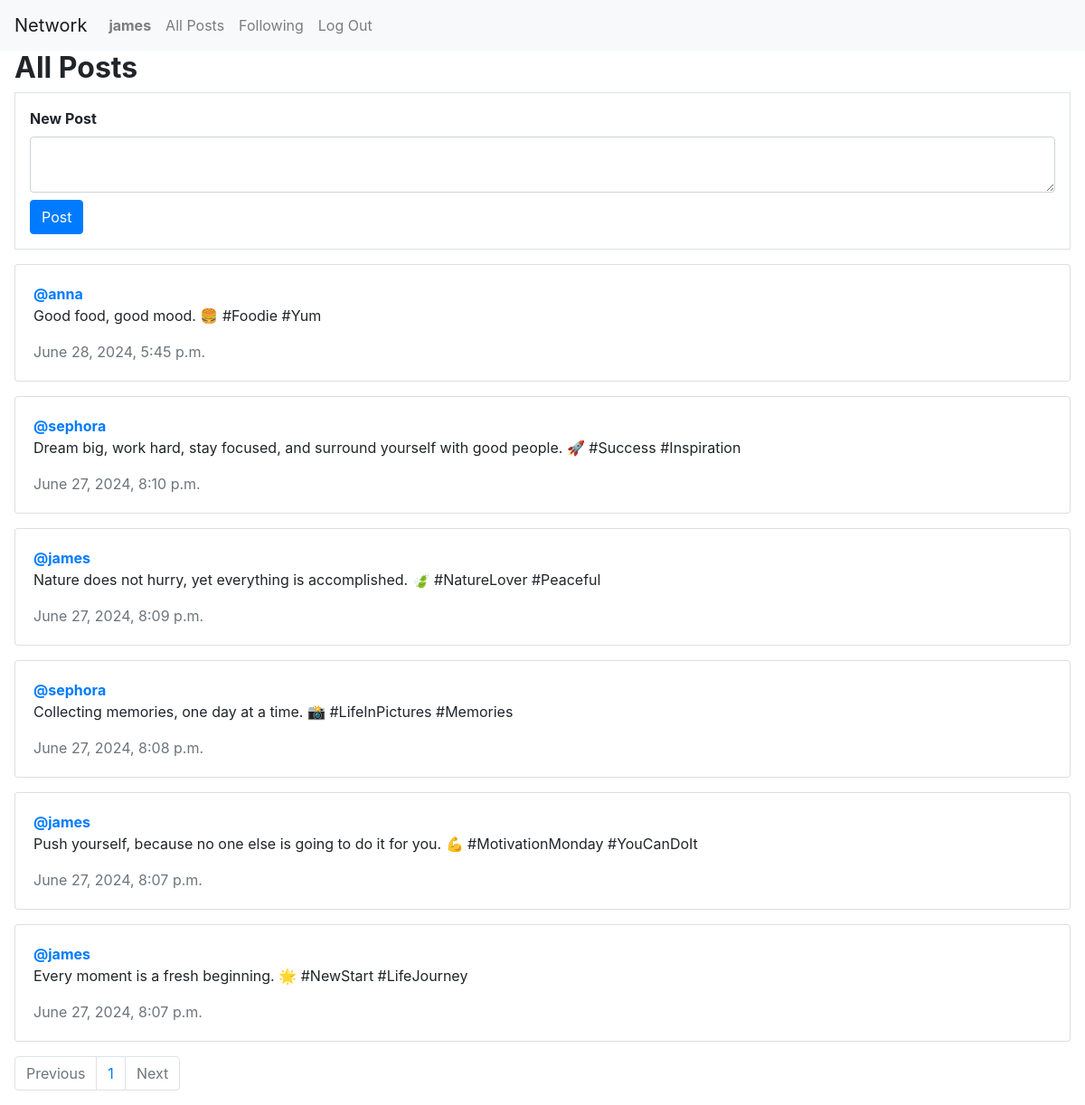
Page / (signed in) on the earlier database version.
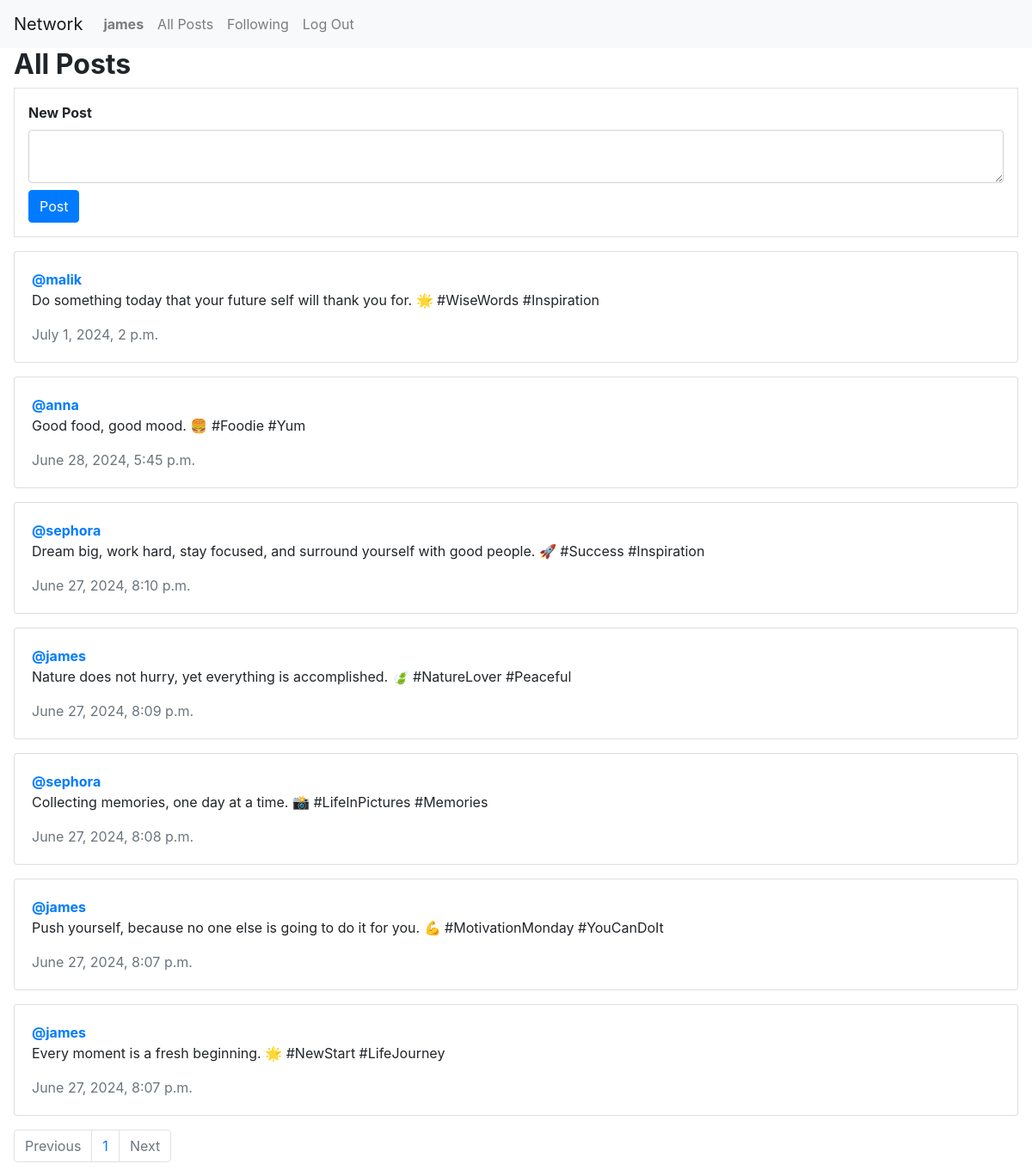
Same page on the later database version.
### network/models.py (models this page shows, shortened)
class Post(models.Model):
    content = models.CharField(max_length=150)
    user = models.ForeignKey(User, on_delete=models.CASCADE, related_name="author")
    date = models.DateTimeField(auto_now_add=True)

class User(AbstractUser):
    pass

### network/views.py (the view)
# urls.py: path("", views.index, name="index"),
def index(request):
    all_post = Post.objects.all().order_by('-date')
    paginator = Paginator(all_post, 10)
    page_number = request.GET.get('page')
    page_obj = paginator.get_page(page_number)
    if request.user.is_authenticated:
        return render(request, "network/index.html", {
            "page_obj": page_obj
        })
    else:
        return render(request, "network/login.html")

### network/templates/network/index.html (shortened to what this page needs)
{% extends "network/layout.html" %}
{% load static %}
{% block body %}
    <h2 class="mx-3"><strong>All Posts</strong></h2>
    <div class="mx-3 border" id="new_post_view">
        <div class="m-3">
            <form action="{% url 'new_post' %}" id="form-post" method="post">
                <div class="form-group">
                    <label><strong>New Post</strong></label>
                    <textarea class="form-control" name="content" id="form-content"></textarea>
                    <button class="btn btn-primary mt-2">Post</button>
                </div>
            </form>
        </div>
    </div>
    <div class="all_post mx-3 mt-3">
        {% for post in page_obj %}
        <div class="card mb-3">
            <div class="card-body">
              <a href="{% url 'profile' post.user.id %}"><strong>@{{ post.user }}</strong></a>
              <p class="card-text">{{ post.content }}</p>
              <p class="card-text text-muted">{{ post.date }}</p>
            </div>
          </div>
        {% endfor %}
    </div>
    <nav aria-label="Page navigation example">
        <ul class="pagination mx-3">
            {% if page_obj.has_previous %}
                <li class="page-item"><a class="page-link" href="?page={{ page_obj.previous_page_number }}">Previous</a></li>
            {% else %}
                <li class="page-item disabled"><span class="page-link">Previous</span></li>
            {% endif %}
            <span class="current">
                <li class="page-item page-link">{{ page_obj.number }}</li>
            </span>
            {% if page_obj.has_next %}
                <li class="page-item"><a class="page-link" href="?page={{ page_obj.next_page_number }}">Next</a></li>
            {% else %}
                <li class="page-item disabled"><span class="page-link">Next</span></li>
            {% endif %}
        </ul>
    </nav>
{% endblock %}

Differences in the rows shown:
added Post: user "malik", content "Do something today that your future self will thank you for. 🌟 #WiseWords #Inspiration", date "July 1, 2024, 2 p.m."
